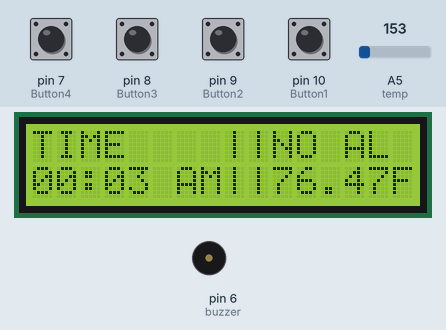
The sketch below on a simulated Arduino Uno, built with avr-gcc and run on an emulated ATmega328P. Parts: 16×2 character LCD, buzzer (waves = sounding, pin HIGH). The inputs (shaded band) are chosen by the test bench; at power-on: pin 7 (Button4), pin 8 (Button3), pin 9 (Button2), pin 10 (Button1) HIGH, A5 (temp) = 153. What the sketch prints to the serial monitor is not drawn.

Above: at 1.2 s.
1.3 s: pin 9 (Button2) pulled LOW for 0.15 s
4.4 s: pin 8 (Button3) pulled LOW for 0.15 s
7.5 s: pin 9 (Button2) pulled LOW for 1 s
At 7.51 s:
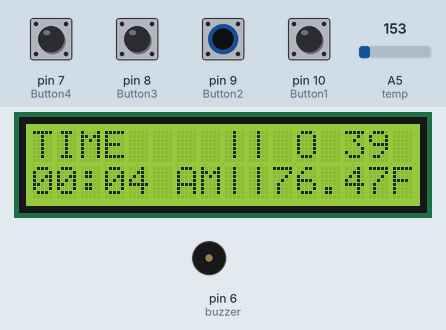
At 9.6 s:
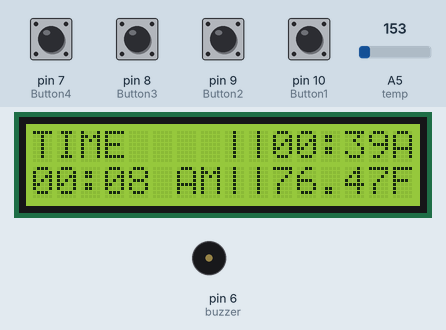
10.0 s: pin 8 (Button3) pulled LOW for 1 s
Timing chart, 0 to 11.2 s (numbered marks = the images above; inputs shaded):
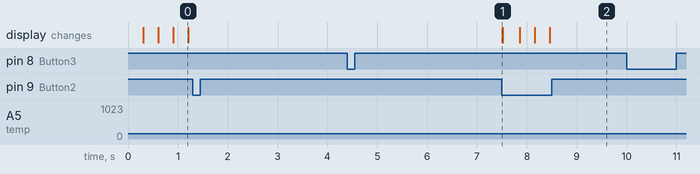

Measured:
- after the input at 7.5 s, the display: changes at once (image 1)

The sketch:

amazing_esboo_elzing1__1_.ino
```cpp
#include <LiquidCrystal.h>
#define temp A5
#define buzzer 6
#define Button1 10
#define Button2 9
#define Button3 8
#define Button4 7
//variables...............
int Second = 0;
int minutes = 0;
int hours = 0;
unsigned int AlarmHours = 0;
unsigned int AlarmMins = 0;
bool clockFromat = true;
bool alarmSet = false;
bool degree = false;
bool stopAlarm = false;
unsigned int stopTimer = 0;
unsigned int counter1 = 0;
unsigned int counter2 = 0;
// initialize the library with the numbers of the interface pins
LiquidCrystal lcd(12, 11, 5, 4, 3, 2);

unsigned int initialTime = millis();
//........................................
void setup() {
lcd.begin(16, 2);
Serial.begin(9600);
lcd.print("TIME");
lcd.setCursor(8,0);
lcd.print("||");
lcd.setCursor(8,1);
lcd.print("||");
pinMode(temp,INPUT);
pinMode(buzzer,OUTPUT);
pinMode(Button1,INPUT_PULLUP);
pinMode(Button2,INPUT_PULLUP);
pinMode(Button3,INPUT_PULLUP);
pinMode(Button4,INPUT_PULLUP);
Second = 0;
minutes = 0;
hours = 0;
}

void loop() {

//call Display function
showTime();
showTemp();
showAlarm();
changeTime();
initialTime = millis();
//handling buttons
handleButtons();
}

void handleButtons() {
//tested
if(digitalRead(Button1) == LOW) {
counter1++; //3sec
return;
}
// for handling Button1
if(counter1 >= 30) {
setTime();
counter1 = 0;
} else if (counter1 > 0){
clockFromat = !clockFromat;
counter1 = 0;
}
if(digitalRead(Button2) == LOW) {
counter2++; //3sec
return;
}
//for handling Button2
if(counter2 >= 30) {
setAlarm();
counter2 = 0;
}
else if(counter2 > 0 ) {
if(AlarmHours == -1) {
setAlarm();
}
alarmSet = !alarmSet;
counter2 = 0;
}
if(digitalRead(Button3) == LOW) {

degree = !degree;
}

if(alarmSet && stopTimer < 1) {
playAlarm();
stopAlarm = false;
stopTimer = 0;
}

if(digitalRead(Button4) == LOW) {
stopTimer = 5;
stopAlarm = true;
stop();
}
}


void showTime() {

String hrs,mins;
minutes = minutes % 60;
if(clockFromat) {
if(hours < 12) {
lcd.setCursor(6,1);
lcd.print("AM");
} else {
lcd.setCursor(6,1);
lcd.print("PM");
}
hours = hours % 12;
} else {
hours = hours % 24;
lcd.setCursor(6,1);
lcd.print(" ");
}
//setting for hours
if(hours < 9) {
hrs = "0" + String(hours);
} else {
hrs = String(hours);
}

//setting for minutes
if(minutes < 9) {
mins = "0" + String(minutes);
} else {
mins = String(minutes);
}

//set cursor to col 0, line 0
lcd.setCursor(0,1);
lcd.print(hrs + ":" + mins);
}


float temperature() {
int temperature = analogRead(temp);

// converting that temperature to voltage, for 3.3v arduino use 3.3
float voltage = temperature * 5.0;
voltage /= 1024.0;

// now print out the temp
float temperatureC = (voltage - 0.5) * 100 ; //converting from 10 mv per degree wit 500 mV offset
//to degrees ((voltage - 500mV) times 100)
// now convert to Fahrenheit
float temperatureF = (temperatureC * 9.0 / 5.0) + 32.0;
if(degree)
return temperatureC;
return temperatureF;
}

void showTemp() {
float value = temperature();
lcd.setCursor(10, 1);
if(degree) {
lcd.print(String(value)+ "C");
return;
}
lcd.print(String(value)+ "F");
}

void showAlarm() {
lcd.setCursor(10, 0);
if(!alarmSet) {
lcd.print("NO AL");
return ;
}
String hrs,mins;
if(AlarmHours <= 9) {
hrs = "0" + String(AlarmHours);
} else {
hrs = String(AlarmHours);
}

//setting for minutes
if(AlarmMins <= 9) {
mins = "0" + String(AlarmMins);
} else {
mins = String(AlarmMins);
}
String active;
//set active = S if set else set it N
if(alarmSet) {
active = "AL";
} else {
active = "NAL";
}
lcd.print(hrs + ":" + mins + active);
}


void playAlarm() {
if(AlarmHours == hours && AlarmHours == minutes)
digitalWrite(buzzer,HIGH);
}

void stop() {
digitalWrite(buzzer,LOW);
}

void changeTime() {
// count seconds
unsigned int currentMillis = millis();
Second += currentMillis - initialTime;
if (Second < 300) {
return;
}
Second = 0;
// count minutes
minutes++;
if(stopAlarm)
stopTimer--;
if (minutes < 60) {
return;
}
minutes = 0;
// count hours
hours++;
if (hours < 24) {
return;
}
hours = 0;
}

void setTime() {
//first set time
int i = 3;
int counter = 0;
int mins = 0;
int hrs = 0;
lcd.setCursor(0,1);
lcd.print(" ");
while(counter < 2 ) {
lcd.setCursor(i,1);
lcd.blink();
if(mins > 59)
mins = 0;
if(hrs > 12)
hrs = 0;
if(digitalRead(Button3) == LOW && i == 3) {
mins++;
lcd.print(mins);
}
if(digitalRead(Button3) == LOW && i == 0) {
hrs++;
lcd.print(hrs);
}
if(digitalRead(Button1) == LOW) {
counter++;
i = 0;
}
}
hours = hrs;
minutes = mins;
lcd.noBlink();
}

void setAlarm() {
int i = 13;
int counter = 0;
int mins = 0;
int hrs = 0;
lcd.setCursor(10,0);
lcd.print(" ");
while(counter < 2 ) {
lcd.setCursor(i,0);
lcd.blink();
Serial.println(mins);
if(mins > 59) {
mins = 0;
}
if(hrs > 12) {
hrs = 0;
}
if(digitalRead(Button3) == LOW && i == 13) {
mins++;
lcd.print(mins);
}
if(digitalRead(Button3) == LOW && i == 10) {
hrs++;
lcd.print(hrs);
}
if(digitalRead(Button2) == LOW) {
counter++;
i = 10;
}
}
AlarmHours = hrs;
AlarmMins = mins;
alarmSet = true;
lcd.noBlink();
}
```
